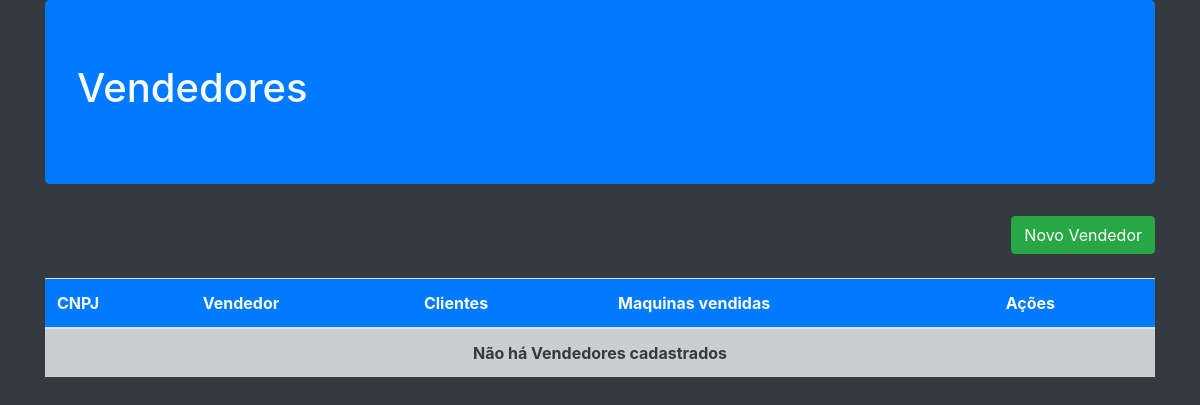
The page /Vendedor/ListaVendedor.php?status=error on the database as committed earlier.
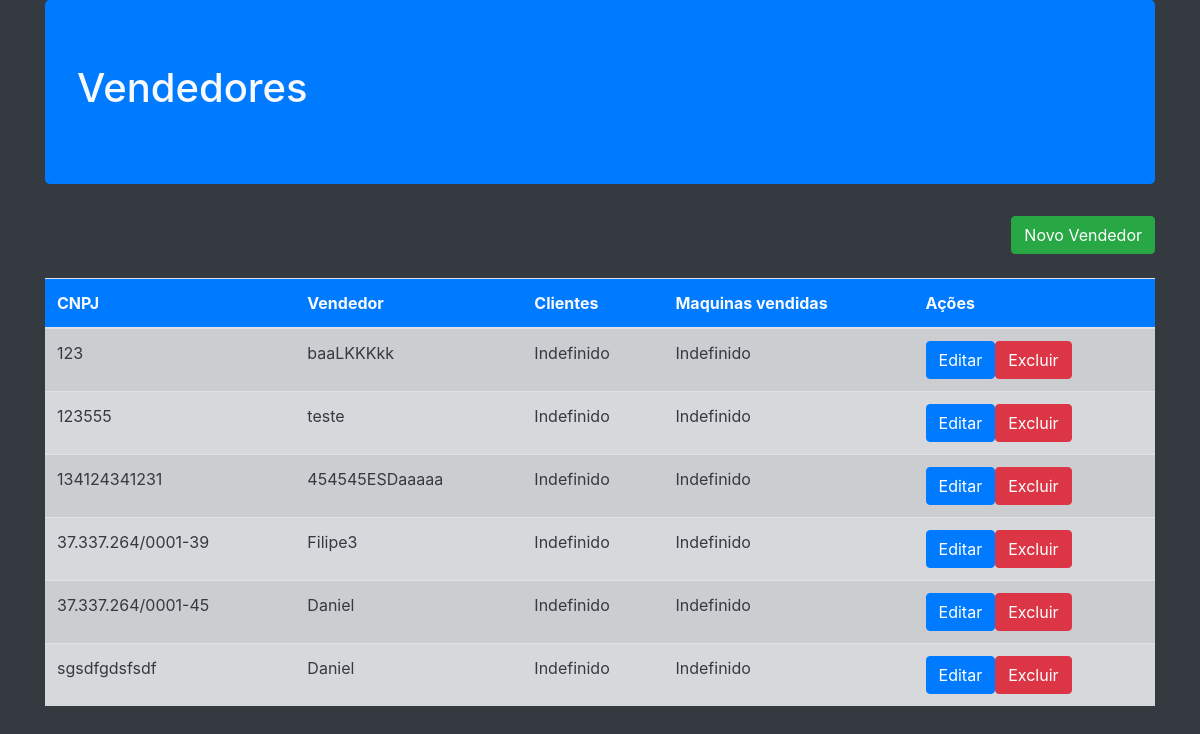
The same page on the database as committed later.
### tables this page shows
CREATE TABLE `vendedor` (
  `cnpj_vend` varchar(18) NOT NULL,
  `nome` varchar(100) NOT NULL
);

### Vendedor/App/Db/Conexao.class.php (called while the page is built, shortened)
<?php
class Conexao{
private $table;
private $connection;
public function __construct($table=null)
{
    $this->table= $table;
}
private function Conexao(){
    $username='root';
    $password='';
   try{
        $this->connection= new PDO ('mysql:host=localhost;dbname=cadastro_maquinas',$username, $password);
        $this->connection->setAttribute(PDO::ATTR_ERRMODE,PDO::ERRMODE_EXCEPTION);
    }catch(PDOException $e){
        die('ERROR:'.$e->getMessage());
}
}
public function execute($query,$params=[]){
    try{
        $statement = $this->connection->prepare($query);
        $statement->execute($params);
        return $statement;
    }catch(PDOException $e){
        die('ERROR:'.$e->getMessage());
    }
}
public function select($where=null,$order=null,$limit=null,$fields='*'){
    $where= strlen($where)?'WHERE '.$where:'';
    $order= strlen($order)?'ORDER BY '.$order:'';
    $limit= strlen($limit)?'LIMIT '.$limit:'';
    $query='SELECT '.$fields.' FROM '.$this->table.' '.$where.' '.$order.' '.$limit;
    return $this->execute($query);
}
}
?>

### Vendedor/App/Entity/Vendedor.class.php (called while the page is built, shortened)
<?php
require_once ('../Vendedor/App/Db/Conexao.class.php');
class Vendedor{
public static function getVendedores($where=null,$order=null,$limit=null,$fields='*'){
return (new Conexao('vendedor'))->select($where,$order,$limit,$fields)
                                ->fetchAll(PDO::FETCH_CLASS,self::class);
}
}
?>

### Vendedor/ListaVendedor.php (the view, shortened to what this page needs)
<?php
require ('./App/Entity/Vendedor.class.php');
$vendedores = Vendedor:: getVendedores();
$imprime='';
foreach ($vendedores as $vendedor){
    $imprime.= '<tr>
    <td>'.$vendedor->cnpj_vend.'</td>
    <td>'.$vendedor->nome.'</td>
    <td>Indefinido</td>
    <td>Indefinido</td>
    <td><a href="EditarVendedor.php?vendedor='.$vendedor->cnpj_vend.'" class="btn btn-primary">Editar</a ><a href="DeletarVendedor.php?vendedor='.$vendedor->cnpj_vend.'"  class="btn btn-danger">Excluir</a></td>
</tr>';
}
require ('./Header.php')
?>
<a class="btn btn-success mb-4 float-right" href="./CadastraVendedor.php">Novo Vendedor</a>
<table class="table  table-striped">
    <thead class="bg-primary">
        <tr>
            <th>CNPJ</th>
            <th>Vendedor</th>
            <th>Clientes</th>
            <th>Maquinas vendidas</th>
            <th>Ações</th>
        </tr>
    </thead>
    <tbody class="table-secondary text-dark">
       <?php if ($imprime=='')
       {$imprime='<tr><td class="font-weight-bold text-center" colspan="5">Não há Vendedores cadastrados</td></tr>';}
       echo $imprime;?>
    </tbody>
</table>
<?php
require ('./Footer.php')
?>

Rows that differ between the two databases and show on the page:
added vendedor: cnpj_vend "123", nome "baaLKKKkk"
added vendedor: cnpj_vend "123555", nome "teste"
added vendedor: cnpj_vend "134124341231", nome "454545ESDaaaaa"
added vendedor: cnpj_vend "37.337.264/0001-39", nome "Filipe3"
added vendedor: cnpj_vend "37.337.264/0001-45", nome "Daniel"
added vendedor: cnpj_vend "sgsdfgdsfsdf", nome "Daniel"
Other text that changed with them:
text no longer shown: "Não há Vendedores cadastrados"
